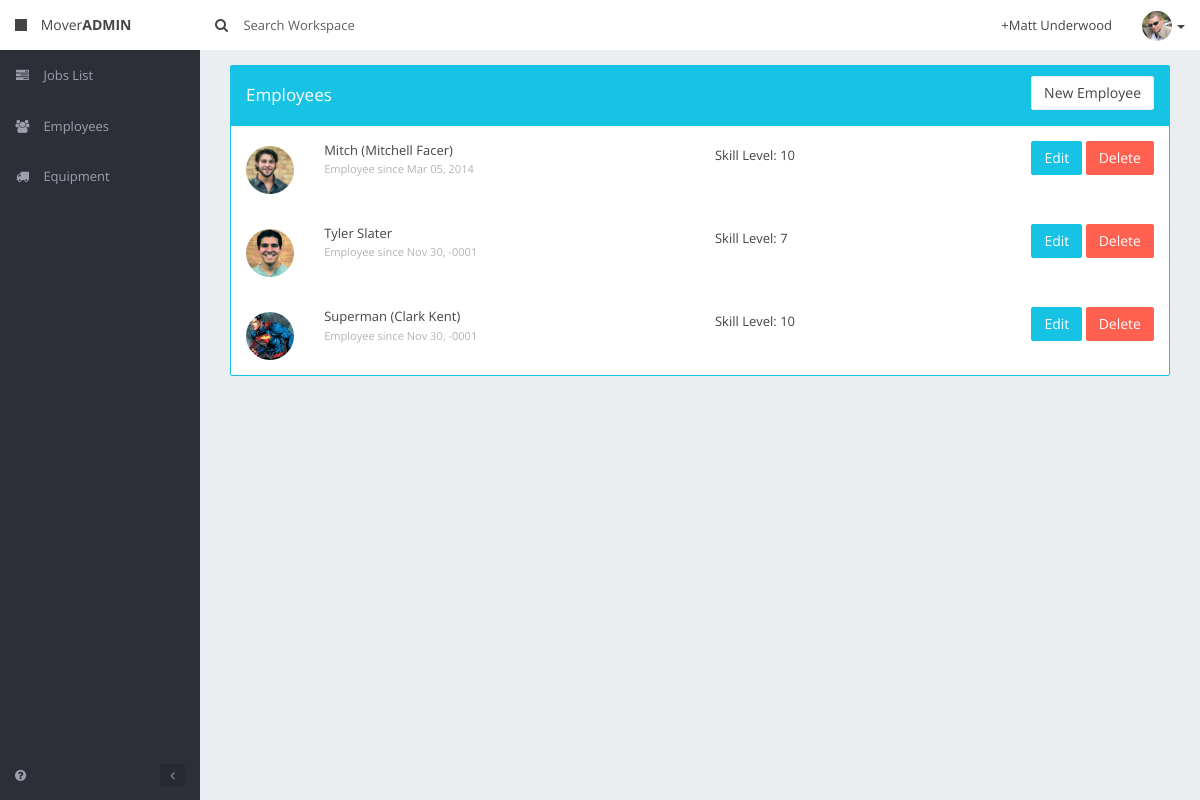
Page /employeelist.php on the committed database.
### tables this page shows
CREATE TABLE `employees` (
  `idemployees` int(11) NOT NULL AUTO_INCREMENT,
  `nickname` varchar(255) DEFAULT NULL,
  `first` varchar(255) DEFAULT NULL,
  `last` varchar(255) DEFAULT NULL,
  `email` varchar(255) DEFAULT NULL,
  `address` varchar(255) DEFAULT NULL,
  `dailyRate` int(11) DEFAULT NULL,
  `cellPhone` varchar(10) DEFAULT NULL,
  `homePhone` varchar(10) DEFAULT NULL,
  `empSince` date DEFAULT NULL,
  `CID` varchar(45) DEFAULT NULL,
  `PVO` varchar(45) DEFAULT NULL,
  `drugScreened` tinyint(1) DEFAULT NULL,
  `screenedDate` date DEFAULT NULL,
  `canDrive` tinyint(1) DEFAULT NULL,
  `license` varchar(45) DEFAULT '0',
  `licenseState` varchar(45) DEFAULT NULL,
  `licenseClass` varchar(45) DEFAULT NULL,
  `bobtailExp` tinyint(1) DEFAULT NULL,
  `bobtailYears` int(11) DEFAULT NULL,
  `bobtailMiles` decimal(8,2) DEFAULT NULL,
  `tractorExp` tinyint(1) DEFAULT NULL,
  `tractorYears` int(11) DEFAULT NULL,
  `tractorMiles` decimal(8,2) DEFAULT NULL,
  `picURI` varchar(100) DEFAULT NULL,
  `skill` int(11) DEFAULT NULL,
  PRIMARY KEY (`idemployees`)
);

### functions.php (called while the page is built, shortened)
<?php
function query($query) {
	global $db;
	$args = func_get_args();
	if (count($args) == 1) {
		$result = $db->query($query);
		if ($result->num_rows) {
			$out = array();
			while (null != ($r = $result->fetch_array(MYSQLI_ASSOC)))
				$out [] = $r;
			return $out;
		}
		return null;
	}
}

### employeelist.php (the view, shortened to what this page needs)
<!DOCTYPE html>
<html class="no-js">
<head>
    <link rel="stylesheet" href="/bootstrap/css/bootstrap.min.css">
    <link rel="stylesheet" href="/css/skins/palette.css" id="skin">
    <link rel="stylesheet" href="/css/fonts/style.1.css" id="font">
    <link rel="stylesheet" href="/css/main.css">
    <link rel="stylesheet" href="/css/animate.min.css">
    <link rel="stylesheet" href="/vendor/offline/theme.css">
</head>
<body>
   <?php include 'includes/header.php';?>
            <section class="main-content">
                <div class="content-wrap">
                    <div class="col-md-12">
                        <section class="panel panel-primary">
                            <div class="panel-heading">
                                <div class="row">
                                    <div class="col-md-6">
                                        <h4 class="white">Employees</h4>
                                    </div>
                                    <div class="col-md-6 text-right">
                                        <a href="/employee/new"><button class="btn btn-white">New Employee</button></a>
                                    </div>
                                </div>
                            </div>
							<?php
							$sql="SELECT * FROM moverAdmin.employees;";
							$employees=query($sql);
							foreach($employees as $key=>$employee){
?>
							<div class="row tableRow" id="eachEmployeeRow<?php echo $employee['idemployees'];?>">
                                <div class="hidden-xs col-sm-2 col-md-1">
                                    <span class="pull-left mg-t-xs">
										<img src="/img/emp/<?php echo $employee['picURI'];?>" class="avatar avatar-sm img-circle" alt="">
                                    </span>
                                </div>
                                <div class="col-xs-6 col-sm-8 col-md-5">
<?php
								$closeParenString='';
								if(isset($employee['nickname']) && strlen($employee['nickname'])>0){
									echo $employee['nickname'].' (';
									$closeParenString=')';
								}
								echo $employee['first'].' '.$employee['last'];
								echo $closeParenString;
?>
                                    <br>
									<small class="text-muted">Employee since <?php echo date('M d, Y',strtotime($employee['empSince']));?></small>
                                </div>
								<div class="col-xs-3 mg-t-xs">Skill Level: <?php echo $employee['skill'];?></div>
                                <div class="col-xs-3 text-right">
									<a href="/employee/<?php echo $employee['idemployees'];?>"><button class="btn btn-primary">Edit</button></a>
									<button onclick="delEmp(<?php echo $employee['idemployees'];?>)" class="btn btn-danger">Delete</button>
                                </div>
                            </div>
<?php
							}
?>
                        </section>
                    </div>
                </div>
            </section>
        </section>
    </div>
</body>
</html>

### rows in the picture
employees: picURI (picture), nickname "Mitch", first "Mitchell", last "Facer", nickname ")", empSince "Mar 05, 2014", skill "10"
employees: picURI (picture), first "Tyler", last "Slater", empSince "Nov 30, -0001", skill "7"
employees: picURI (picture), nickname "Superman", first "Clark", last "Kent", nickname ")", empSince "Nov 30, -0001", skill "10"
